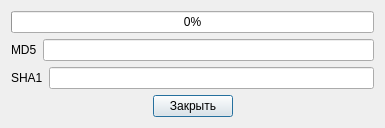
<?xml version="1.0" encoding="UTF-8"?>
<ui version="4.0">
 <class>ControlDialog</class>
 <widget class="QDialog" name="ControlDialog">
  <property name="geometry">
   <rect>
    <x>0</x>
    <y>0</y>
    <width>385</width>
    <height>123</height>
   </rect>
  </property>
  <property name="windowTitle">
   <string>Расчёт контрольных сумм</string>
  </property>
  <layout class="QVBoxLayout" name="verticalLayout">
   <item>
    <widget class="QProgressBar" name="progressBar">
     <property name="value">
      <number>0</number>
     </property>
    </widget>
   </item>
   <item>
    <layout class="QHBoxLayout" name="horizontalLayout_2">
     <item>
      <widget class="QLabel" name="label">
       <property name="text">
        <string>MD5</string>
       </property>
      </widget>
     </item>
     <item>
      <widget class="QLineEdit" name="md5_result">
       <property name="readOnly">
        <bool>true</bool>
       </property>
      </widget>
     </item>
    </layout>
   </item>
   <item>
    <layout class="QHBoxLayout" name="horizontalLayout">
     <item>
      <widget class="QLabel" name="label_2">
       <property name="text">
        <string>SHA1</string>
       </property>
      </widget>
     </item>
     <item>
      <widget class="QLineEdit" name="sha1_result"/>
     </item>
    </layout>
   </item>
   <item>
    <layout class="QHBoxLayout" name="horizontalLayout_3">
     <item>
      <spacer name="horizontalSpacer">
       <property name="orientation">
        <enum>Qt::Horizontal</enum>
       </property>
       <property name="sizeHint" stdset="0">
        <size>
         <width>40</width>
         <height>20</height>
        </size>
       </property>
      </spacer>
     </item>
     <item>
      <widget class="QPushButton" name="btnStop">
       <property name="text">
        <string>Закрыть</string>
       </property>
      </widget>
     </item>
     <item>
      <spacer name="horizontalSpacer_2">
       <property name="orientation">
        <enum>Qt::Horizontal</enum>
       </property>
       <property name="sizeHint" stdset="0">
        <size>
         <width>40</width>
         <height>20</height>
        </size>
       </property>
      </spacer>
     </item>
    </layout>
   </item>
   <item>
    <spacer name="verticalSpacer">
     <property name="orientation">
      <enum>Qt::Vertical</enum>
     </property>
     <property name="sizeHint" stdset="0">
      <size>
       <width>20</width>
       <height>40</height>
      </size>
     </property>
    </spacer>
   </item>
  </layout>
 </widget>
 <resources/>
 <connections/>
</ui>
